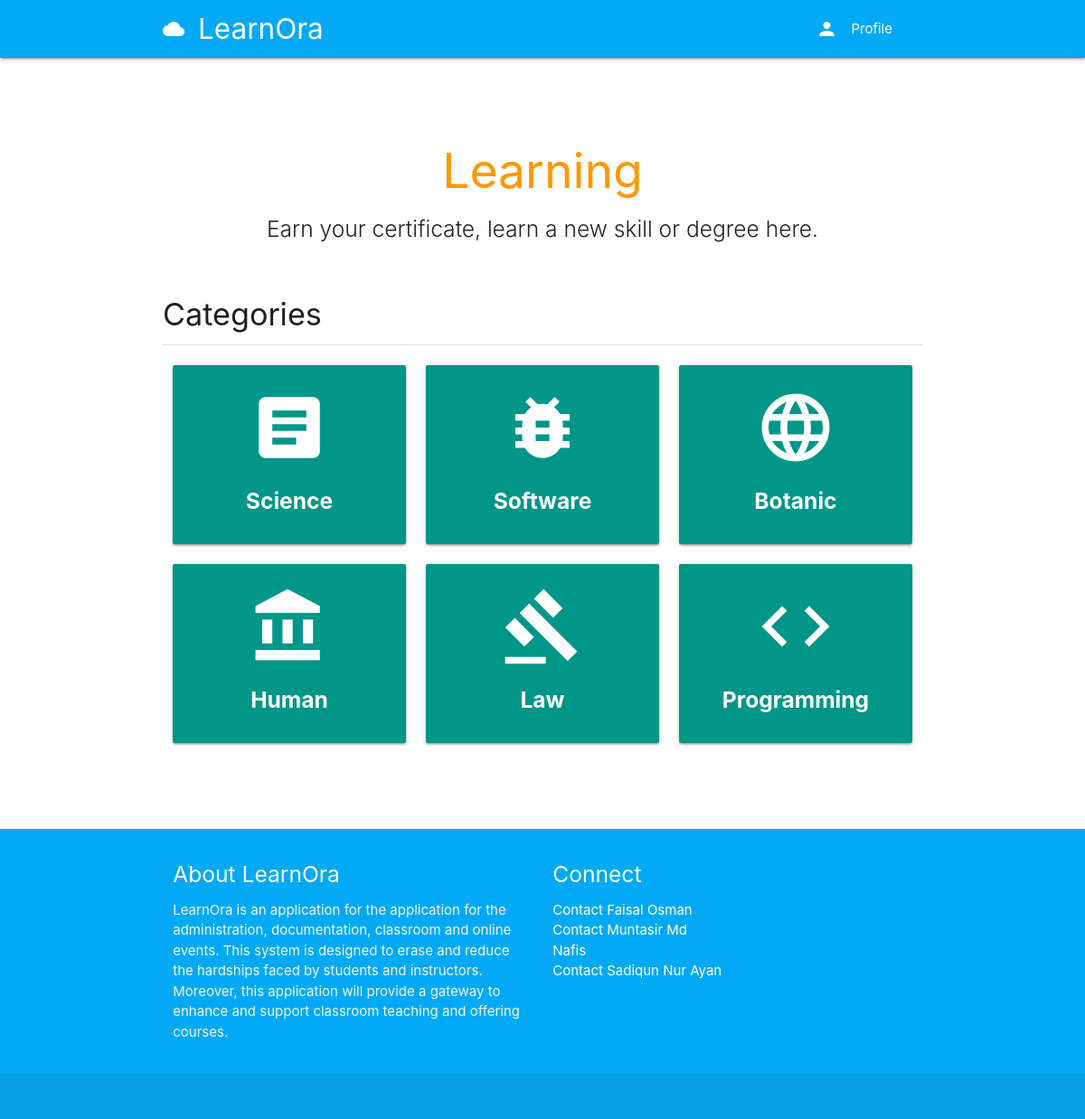
/course/categories/, run on the app's committed database.
### classroom/models.py (models this page shows, shortened)
class Category(models.Model):
	title = models.CharField(max_length=100, verbose_name='Title')
	icon = models.CharField(max_length=100, verbose_name='Icon', default='article')
	slug = models.SlugField(unique=True)

### classroom/views.py (the view)
# urls.py: path('categories/', Categories, name='categories'),
def Categories(request):
	categories = Category.objects.all()
	context = {
		'categories': categories
	}
	return render(request, 'classroom/categories.html', context)

### authy/views.py (called while the page is built)
def SideNavInfo(request):
	user = request.user
	nav_profile = None
	if user.is_authenticated:
		nav_profile = Profile.objects.get(user=user)
	return {'nav_profile': nav_profile}

### direct/views.py (called while the page is built)
def CheckDirects(request):
    directs_count = 0
    if request.user.is_authenticated:
        directs_count = Message.objects.filter(user=request.user, is_read=False).count()
    return {'directs_count': directs_count}

### student_portal/templates/classroom/categories.html
{% extends 'base.html' %}
{% load static %}
{% block banner %}
<div class="section no-pad-bot" id="index-banner">
	<div class="container">
		<br><br>
		<h2 class="header orange-text center">Learning</h2>
		<h5 class="header col s12 light center"> Earn your certificate, learn a new skill or degree here.</h5>
	</div>
</div>
{% endblock %}
{% block content %}
<div class="section">
	<h4>Categories</h4>
	<div class="divider"></div>
</div>
<div class="row">
{% for category in categories %}
    <div class="col s12 m4">
      <a href="{% url 'category-courses' category.slug %}">
      <div class="card-panel teal center-align white-text">
        <i class="material-icons large">{{ category.icon }}</i>
        <h5><b>{{ category.title }}</b></h5>
      </div>
      </a>
    </div>
{% endfor %}
</div>
{% endblock %}

### data on the page
Category: title "Science"
Category: title "Software"
Category: title "Botanic"
Category: title "Human"
Category: title "Law"
Category: title "Programming"
